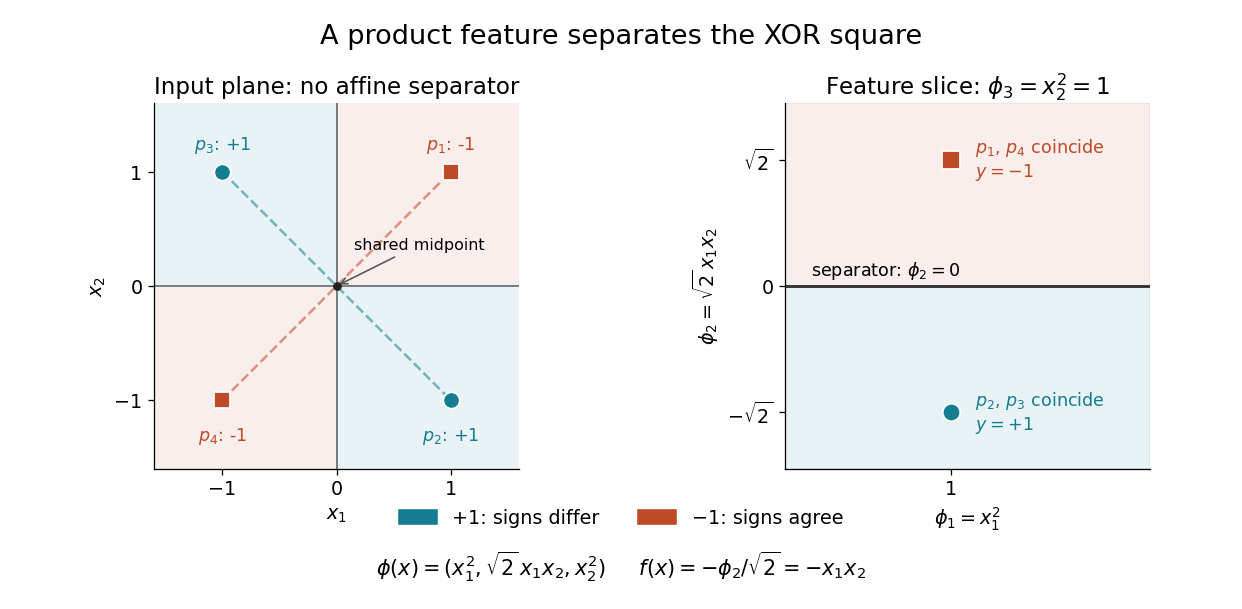

Here is the Python script that generated this plot:
"""Draw an original XOR square and its quadratic feature slice.

Tested with Python 3.14, matplotlib 3.10.7 and numpy 2.3.5.
Run from _media: MPLBACKEND=Agg MPLCONFIGDIR=/tmp/codex-wiki-matplotlib
python3 ../kernel-quadratic-xor-feature-separation.py
"""

from pathlib import Path

import matplotlib.pyplot as plt
import numpy as np
from matplotlib.patches import Patch


def main():
    points = np.array([[1, 1], [1, -1], [-1, 1], [-1, -1]])
    labels = -points[:, 0] * points[:, 1]
    features = np.column_stack(
        [points[:, 0] ** 2, np.sqrt(2) * points[:, 0] * points[:, 1], points[:, 1] ** 2]
    )
    assert np.array_equal(labels, [-1, 1, 1, -1])
    assert np.all(features[:, 2] == 1)
    np.testing.assert_allclose(-features[:, 1] / np.sqrt(2), labels)

    positive, negative = "#147d92", "#be4b27"
    plt.rcParams.update({"font.size": 12, "axes.spines.top": False, "axes.spines.right": False})
    fig, (left, right) = plt.subplots(1, 2, figsize=(10.8, 5.3), facecolor="white")
    fig.subplots_adjust(left=0.08, right=0.97, bottom=0.23, top=0.83, wspace=0.33)
    fig.suptitle("A product feature separates the XOR square", fontsize=17, y=0.96)

    grid = np.linspace(-1.6, 1.6, 241)
    xx, yy = np.meshgrid(grid, grid)
    left.contourf(xx, yy, -xx * yy, levels=[-3, 0, 3], colors=[negative, positive], alpha=0.09)
    left.plot([-1, 1], [-1, 1], "--", color=negative, alpha=0.55, linewidth=1.6)
    left.plot([-1, 1], [1, -1], "--", color=positive, alpha=0.55, linewidth=1.6)
    left.axhline(0, color="#59636c", linewidth=1)
    left.axvline(0, color="#59636c", linewidth=1)
    left.scatter([0], [0], color="#222222", s=20, zorder=4)
    left.annotate("shared midpoint", (0, 0), xytext=(0.15, 0.32), fontsize=10,
                  arrowprops={"arrowstyle": "->", "color": "#555555"})
    for index, (point, label) in enumerate(zip(points, labels), 1):
        color, marker = (positive, "o") if label == 1 else (negative, "s")
        left.scatter(*point, c=color, marker=marker, s=105, edgecolors="white", linewidths=1.1, zorder=5)
        left.annotate(rf"$p_{index}$: {label:+d}", point, xytext=(0, 14 if point[1] > 0 else -25),
                      textcoords="offset points", ha="center", color=color, fontsize=11)
    left.set(title="Input plane: no affine separator", xlabel=r"$x_1$", ylabel=r"$x_2$",
             xlim=(-1.6, 1.6), ylim=(-1.6, 1.6), xticks=[-1, 0, 1], yticks=[-1, 0, 1])
    left.set_aspect("equal")

    right.axhspan(0, 2.05, color=negative, alpha=0.09)
    right.axhspan(-2.05, 0, color=positive, alpha=0.09)
    right.axhline(0, color="#333333", linewidth=1.8)
    right.text(0.37, 0.12, r"separator: $\phi_2=0$", fontsize=11)
    for indices, color, marker, vertical in [([0, 3], negative, "s", np.sqrt(2)),
                                              ([1, 2], positive, "o", -np.sqrt(2))]:
        right.scatter(1, vertical, c=color, marker=marker, s=120, edgecolors="white", linewidths=1.1, zorder=5)
        names = ", ".join(rf"$p_{i+1}$" for i in indices)
        right.annotate(names + " coincide\n" + rf"$y={labels[indices[0]]:+d}$", (1, vertical),
                       xytext=(15, 0), textcoords="offset points", va="center", fontsize=11, color=color)
    right.set(title=r"Feature slice: $\phi_3=x_2^2=1$", xlabel=r"$\phi_1=x_1^2$",
              ylabel=r"$\phi_2=\sqrt{2}\,x_1x_2$", xlim=(0.25, 1.9), ylim=(-2.05, 2.05),
              xticks=[1], yticks=[-np.sqrt(2), 0, np.sqrt(2)],
              yticklabels=[r"$-\sqrt{2}$", "0", r"$\sqrt{2}$"])
    right.set_box_aspect(1)
    fig.legend(handles=[Patch(color=positive, label="+1: signs differ"),
                        Patch(color=negative, label="−1: signs agree")],
               loc="lower center", bbox_to_anchor=(0.5, 0.105), ncol=2, frameon=False)
    fig.text(0.5, 0.055, r"$\phi(x)=(x_1^2,\sqrt{2}\,x_1x_2,x_2^2)$     "
             r"$f(x)=-\phi_2/\sqrt{2}=-x_1x_2$", ha="center", fontsize=13)
    fig.savefig(Path.cwd() / (Path(__file__).stem + ".png"), dpi=115, facecolor="white", transparent=False)
    plt.close(fig)


if __name__ == "__main__":
    main()
